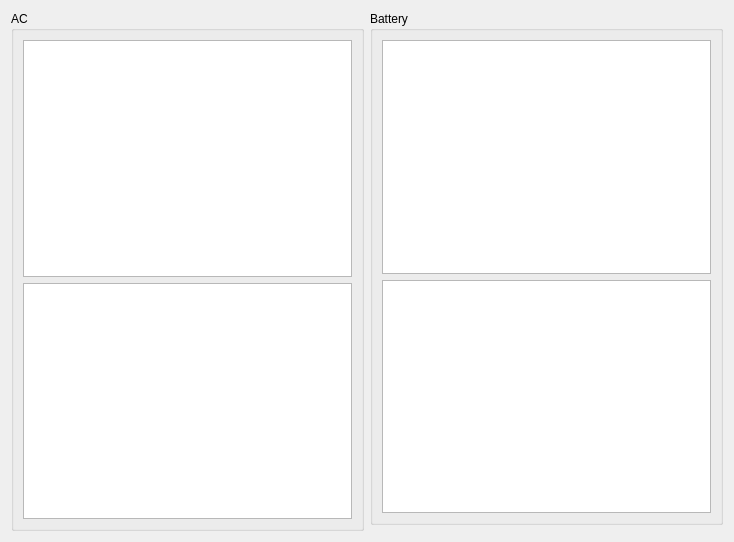
<?xml version="1.0" encoding="UTF-8"?>
<ui version="4.0">
 <class>SensorTab</class>
 <widget class="QWidget" name="SensorTab">
  <property name="geometry">
   <rect>
    <x>0</x>
    <y>0</y>
    <width>734</width>
    <height>542</height>
   </rect>
  </property>
  <property name="windowTitle">
   <string>SensorTab</string>
  </property>
  <layout class="QGridLayout" name="gridLayout">
   <item row="0" column="1">
    <widget class="QGroupBox" name="groupBox_2">
     <property name="title">
      <string>Battery</string>
     </property>
     <layout class="QGridLayout" name="gridLayout_3">
      <item row="0" column="0">
       <widget class="QChartView" name="batChart"/>
      </item>
      <item row="1" column="0">
       <widget class="QListView" name="batPoints">
        <property name="alternatingRowColors">
         <bool>true</bool>
        </property>
       </widget>
      </item>
     </layout>
    </widget>
   </item>
   <item row="0" column="0" rowspan="2">
    <widget class="QGroupBox" name="groupBox">
     <property name="title">
      <string>AC</string>
     </property>
     <layout class="QGridLayout" name="gridLayout_2">
      <item row="0" column="0">
       <widget class="QChartView" name="acChart"/>
      </item>
      <item row="1" column="0">
       <widget class="QListView" name="acPoints">
        <property name="alternatingRowColors">
         <bool>true</bool>
        </property>
       </widget>
      </item>
     </layout>
    </widget>
   </item>
  </layout>
 </widget>
 <customwidgets>
  <customwidget>
   <class>QChartView</class>
   <extends>QGraphicsView</extends>
   <header>QtCharts</header>
  </customwidget>
 </customwidgets>
 <resources/>
 <connections/>
</ui>
